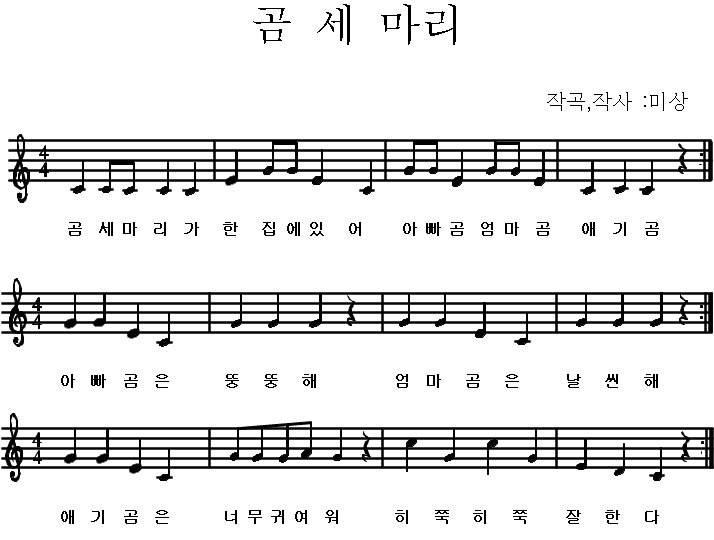
//> input picture OpenCV/extract_line/takeMeasure(mercy)/threeBear.jpg, 714 x 540 px
$ ./main   (built with g++ and OpenCV 4)
//> lines starting //> are read from the running program, lines starting //| are printed output that depends on the picture; after the words box and inside, x2 and y2 are one past the last pixel; in counts of white or black regions, pixels touching at a corner belong together
#include "opencv2/imgproc/imgproc.hpp"
#include "opencv2/imgcodecs.hpp"
#include "opencv2/highgui/highgui.hpp"

using namespace cv;

#include <iostream>

using namespace std;

int main()
{
	Mat origin; //원본이미지
	Mat img; //이진화할 이미지
	origin = imread("threeBear.jpg", IMREAD_GRAYSCALE); //이미지 불러오기
//> origin is the input picture: 540 rows x 714 cols, CV_8UC1; min 0, max 255, mean 228.1
	threshold(origin, img, 127, 255, THRESH_BINARY); // 이미지 이진화
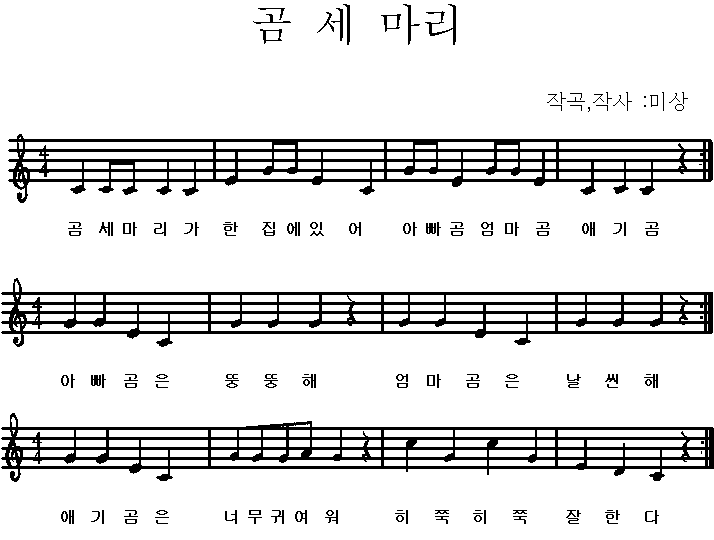
//> img: 540 rows x 714 cols, CV_8UC1; 88.2% white; 150 black regions (45 under 20 px), largest, box (x1, y1, x2, y2) and area: (8, 134, 713, 203) 13856, (1, 413, 714, 482) 13388, (1, 278, 713, 347) 13062

	// 원본이미지 띄우기
	namedWindow("origin", WINDOW_AUTOSIZE);
	imshow("origin", origin);


	int line[5] = { -1,-1,-1,-1,-1 }; // 오선의 y값을 받을 변수. 0 = 맨 윗 줄, 4 = 맨 아래 줄
	int lineSize[5] = { 0,0,0,0,0 }; // 오선의 굵기를 받을 변수

	int count; // 해당 행의 검은색 픽셀의 수
	int k; // k번째 라인
	int l = 0; // l번째 소절
	Mat measure[3]; // 소절 3개
	int gap; // 오선간 거리
	for (int i = 0; i < img.rows; i++)
	{
		count = 0;
		for (int j = 0; j < img.cols; j++)
		{
			if (!img.at<uchar>(i, j)) // 검은색인 경우 count++
			{
				count++;
			}
		}

		if (count / (float)img.cols > 0.6) //오선인 경우 전체 크기에 0.6이상 차지
		{
			k = 0;
			while( k < 5)
			{
				if (line[k] == -1)
				{
					break;
				}
				k++;
			}

			if (k == 0)//첫 번째 줄
			{
				line[0] = i;
				lineSize[0]++;
			}
			else if (line[k - 1] + lineSize[k - 1] == i) // 줄의 굵기가 1이상인 경우
			{
				lineSize[k - 1]++;
			}
			else // 첫 줄 외의 값 넣기
			{
				line[k] = i;
				lineSize[k]++;
			}
		}
		else if (line[4] != -1) //마지막줄에 값이 채워졌고 오선을 넘어선경우
		{
			gap = line[1] - line[0];
			Rect rect(0, line[0] - (gap*2) , img.cols, line[4]-line[0] + (gap*5));
			measure[l] = img(rect);
			l++;
			for (int p = 0; p < 5; p++)
			{
				cout << p + 1 << "번째 줄 좌표 : " << line[p] << endl << p + 1 << "번째 줄의 굵기 : " << lineSize[p] << endl << endl;
			}
			for (int m = 0; m < 5; m++) // 다음 소절을 받기 위해 다시 초기화
			{
				line[m] = -1;
				lineSize[m] = 0;
			}
		}
	}
//> this loop made 540 passes
//> count on passes 1 to 3: 0, 0, 0
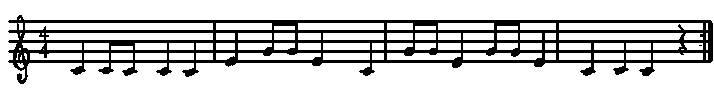
//> measure[0]: 90 rows x 714 cols, CV_8UC1; 78.4% white; 2 black regions (1 under 20 px), largest, box (x1, y1, x2, y2) and area: (8, 15, 713, 84) 13856
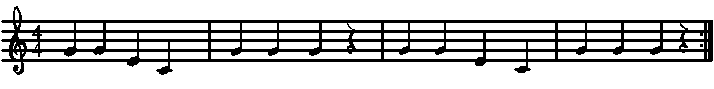
//> measure[1]: 89 rows x 714 cols, CV_8UC1; 79.4% white; 2 black regions (1 under 20 px), largest, box (x1, y1, x2, y2) and area: (1, 6, 713, 75) 13062
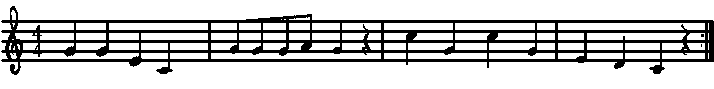
//> measure[2]: 89 rows x 714 cols, CV_8UC1; 78.9% white; 3 black regions (2 under 20 px), largest, box (x1, y1, x2, y2) and area: (1, 6, 714, 75) 13388
//> after the loop, count = 0; k = 5; line = [-1, -1, -1, -1, -1]; lineSize = [0, 0, 0, 0, 0]; l = 3

	imwrite("mesure1.jpg", measure[0]);
	imwrite("mesure2.jpg", measure[1]);
	imwrite("mesure3.jpg", measure[2]);


	namedWindow("첫 소절", WINDOW_AUTOSIZE);
	imshow("첫 소절", measure[0]);
	namedWindow("둘째 소절", WINDOW_AUTOSIZE);
	imshow("둘째 소절", measure[1]);
	namedWindow("셋째 소절", WINDOW_AUTOSIZE);
	imshow("셋째 소절", measure[2]);


	//Rect rect(0, firstline - gap, img.cols, gap * 9 );
	//Mat subimg = img(rect);

	//imwrite("measure.jpg", subimg);

	while (waitKey(0) < 0);
//> the Esc key is pressed
	return 0;
}
